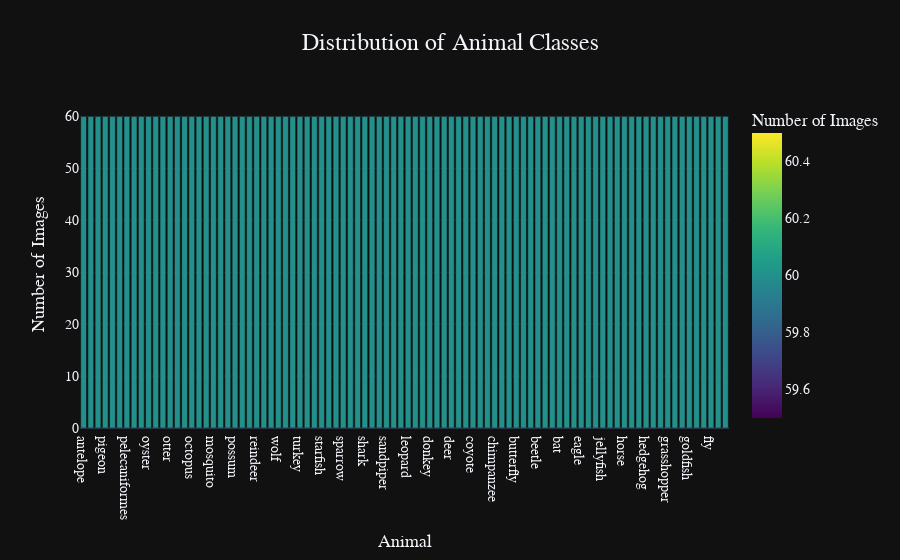

Here is the notebook cell this chart was saved with:
### Code cell
# Display distribution of animal classes
animal_counts = {animal: len(os.listdir(os.path.join(dataset_path, animal))) for animal in animal_names}
animal_counts_df = pd.DataFrame(list(animal_counts.items()), columns=['Animal', 'Count'])
animal_counts_df = animal_counts_df.sort_values(by='Count', ascending=False)

# Plot distribution of animal classes
fig = px.bar(animal_counts_df, x='Animal', y='Count', title='Distribution of Animal Classes',
             labels={'Animal': 'Animal', 'Count': 'Number of Images'}, color='Count', color_continuous_scale='Viridis',
             template='plotly_dark')
fig.update_layout(title_font_size=24, title_x=0.5, xaxis_title_font_size=18, yaxis_title_font_size=18,
                  font=dict(family="Arial, sans-serif", size=14))
fig.show()

### Figure 1 — Plotly figure (JSON) as saved in the notebook; plotly's stock layout.template omitted (floating-point values rounded to 4 significant figures)
{"data": [{"alignmentgroup": "True", "hovertemplate": "Animal=%{x}<br>Number of Images=%{marker.color}<extra></extra>", "legendgroup": "", "marker": {"color": [60, 60, 60, 60, 60, 60, 60, 60, 60, 60, 60, 60, 60, 60, 60, 60, 60, 60, 60, 60, 60, 60, 60, 60, 60, 60, 60, 60, 60, 60, 60, 60, 60, 60, 60, 60, 60, 60, 60, 60, 60, 60, 60, 60, 60, 60, 60, 60, 60, 60, 60, 60, 60, 60, 60, 60, 60, 60, 60, 60, 60, 60, 60, 60, 60, 60, 60, 60, 60, 60, 60, 60, 60, 60, 60, 60, 60, 60, 60, 60, 60, 60, 60, 60, 60, 60, 60, 60, 60, 60], "coloraxis": "coloraxis", "pattern": {"shape": ""}}, "name": "", "offsetgroup": "", "orientation": "v", "showlegend": false, "textposition": "auto", "type": "bar", "x": ["antelope", "raccoon", "porcupine", "pigeon", "pig", "penguin", "pelecaniformes", "parrot", "panda", "oyster", "ox", "owl", "otter", "orangutan", "okapi", "octopus", "mouse", "moth", "mosquito", "lobster", "lizard", "possum", "rat", "badger", "reindeer", "woodpecker", "wombat", "wolf", "whale", "turtle", "turkey", "tiger", "swan", "starfish", "squirrel", "squid", "sparrow", "snake", "sheep", "shark", "seal", "seahorse", "sandpiper", "rhinoceros", "lion", "leopard", "ladybugs", "koala", "donkey", "dolphin", "dog", "deer", "crow", "crab", "coyote", "cow", "cockroach", "chimpanzee", "caterpillar", "cat", "butterfly", "boar", "bison", "beetle", "bee", "bear", "bat", "dragonfly", "duck", "eagle", "hare", "kangaroo", "jellyfish", "hyena", "hummingbird", "horse", "hornbill", "hippopotamus", "hedgehog", "hamster", "elephant", "grasshopper", "gorilla", "goose", "goldfish", "goat", "fox", "fly", "flamingo", "zebra"], "xaxis": "x", "y": [60, 60, 60, 60, 60, 60, 60, 60, 60, 60, 60, 60, 60, 60, 60, 60, 60, 60, 60, 60, 60, 60, 60, 60, 60, 60, 60, 60, 60, 60, 60, 60, 60, 60, 60, 60, 60, 60, 60, 60, 60, 60, 60, 60, 60, 60, 60, 60, 60, 60, 60, 60, 60, 60, 60, 60, 60, 60, 60, 60, 60, 60, 60, 60, 60, 60, 60, 60, 60, 60, 60, 60, 60, 60, 60, 60, 60, 60, 60, 60, 60, 60, 60, 60, 60, 60, 60, 60, 60, 60], "yaxis": "y"}], "layout": {"barmode": "relative", "coloraxis": {"colorbar": {"title": {"text": "Number of Images"}}, "colorscale": [[0, "#440154"], [0.1111, "#482878"], [0.2222, "#3e4989"], [0.3333, "#31688e"], [0.4444, "#26828e"], [0.5556, "#1f9e89"], [0.6667, "#35b779"], [0.7778, "#6ece58"], [0.8889, "#b5de2b"], [1, "#fde725"]]}, "font": {"family": "Arial, sans-serif", "size": 14}, "legend": {"tracegroupgap": 0}, "title": {"font": {"size": 24}, "text": "Distribution of Animal Classes", "x": 0.5}, "xaxis": {"anchor": "y", "domain": [0, 1], "title": {"font": {"size": 18}, "text": "Animal"}}, "yaxis": {"anchor": "x", "domain": [0, 1], "title": {"font": {"size": 18}, "text": "Number of Images"}}}}
